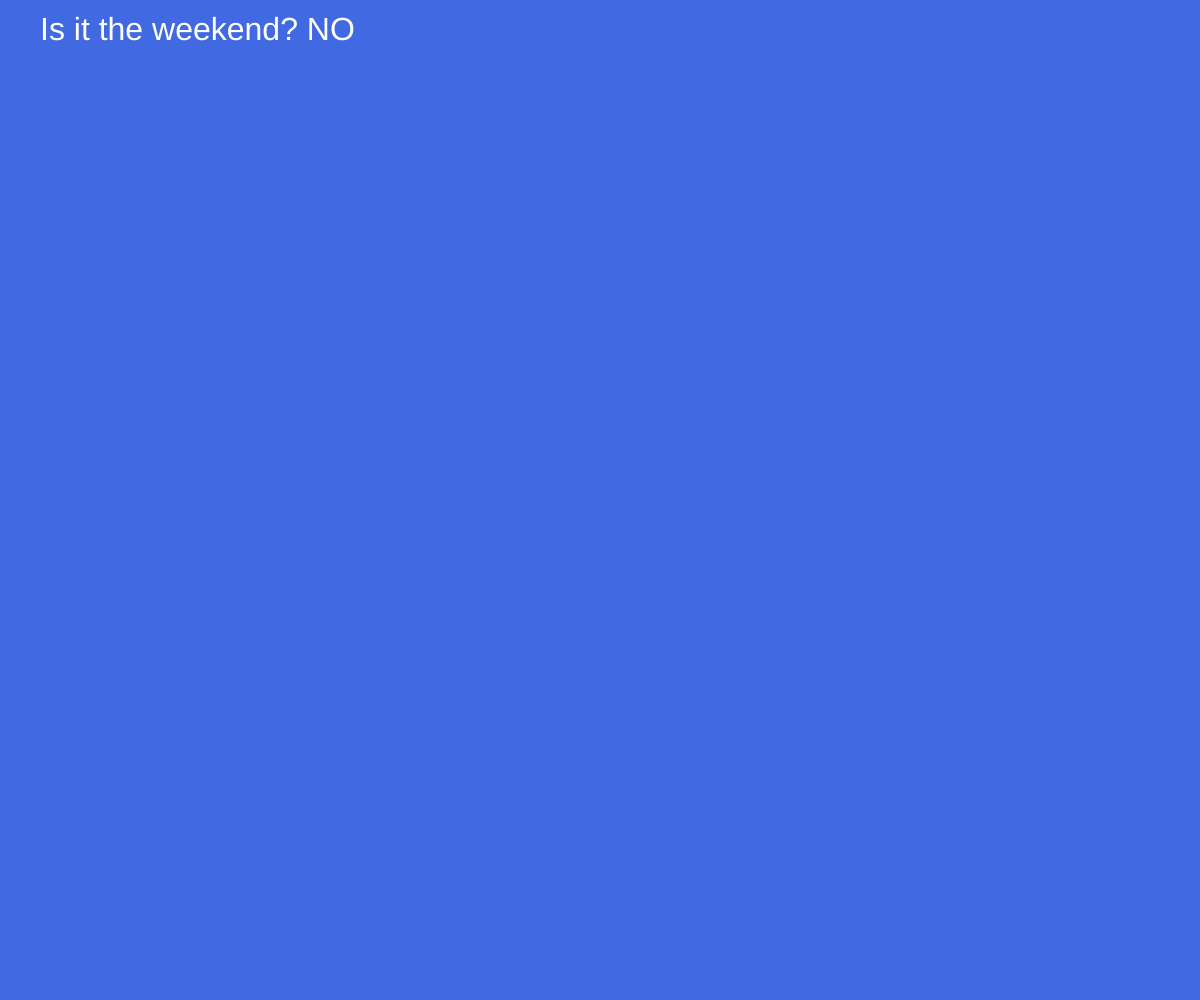
Frame 1 (no input)
Frame 60 (no input): identical to frame 1, image omitted
Frame 120 (the mouse pressed at the canvas centre since frame 60): identical to frame 1, image omitted

The p5.js sketch that drew this single still picture (run headless with seeded random() and noise() and a simulated clock; from frame 60 on, the mouse is pressed at the canvas centre):

// p5.js sketch
// ── sketch.js
var answer = 'NO'

function setup(){
    createCanvas(windowWidth, windowHeight)
}

function draw(){
    background('royalblue')
    textSize(32)
    fill('white')
    text('Is it the weekend? ' + answer, 40, 40)
}
